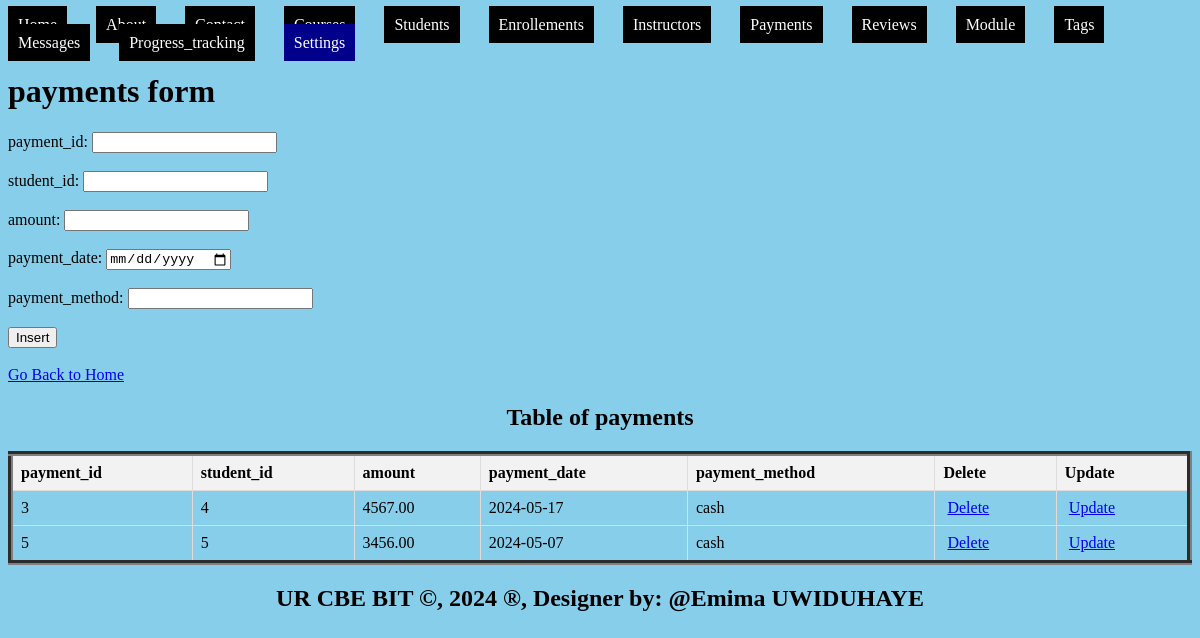
Page /WEB_EXAM/Payments.php on the committed database.
### tables this page shows
CREATE TABLE `payments` (
  `payment_id` int(11) NOT NULL,
  `student_id` int(11) DEFAULT NULL,
  `amount` decimal(10,2) DEFAULT NULL,
  `payment_date` date DEFAULT NULL,
  `payment_method` varchar(20) DEFAULT NULL
);

### WEB_EXAM/Payments.php (the view, shortened to what this page needs)
<!DOCTYPE html>
<html>
<head>
</head>
<body bgcolor="skyblue">
    <ul style="list-style-type: none; padding: 0;">
    <li style="display: inline; margin-right: 10px;"><a href="./home.html" style="padding: 10px; color: white; background-color:  black; text-decoration: none; margin-right: 15px;">Home</a></li>
    <li style="display: inline; margin-right: 10px;"><a href="./about.html" style="padding: 10px; color: white; background-color:   black; text-decoration: none; margin-right: 15px;">About</a></li>
    <li style="display: inline; margin-right: 10px;"><a href="./contact.html" style="padding: 10px; color: white; background-color: black; text-decoration: none; margin-right: 15px;">Contact</a></li>
    <li style="display: inline; margin-right: 10px;"><a href="./Courses.php" style="padding: 10px; color: white; background-color:   black; text-decoration: none; margin-right: 15px;">Courses</a></li>
    <li style="display: inline; margin-right: 10px;"><a href="./Students.php" style="padding: 10px; color: white; background-color: black;text-decoration: none; margin-right: 15px;">Students</a></li>
    <li style="display: inline; margin-right: 10px;"><a href="./Enrollements.php" style="padding: 10px; color: white; background-color:  black; text-decoration: none; margin-right: 15px;">Enrollements</a></li>
    <li style="display: inline; margin-right: 10px;"><a href="./Instructors.php" style="padding: 10px; color: white; background-color:   black; text-decoration: none; margin-right: 15px;">Instructors</a></li>
    <li style="display: inline; margin-right: 10px;"><a href="./Payments.php" style="padding: 10px; color: white; background-color:  black;text-decoration: none; margin-right: 15px;">Payments</a></li>
    <li style="display: inline; margin-right: 10px;"><a href="./Reviews.php" style="padding: 10px; color: white; background-color:   black; text-decoration: none; margin-right: 15px;">Reviews</a></li>
    <li style="display: inline; margin-right: 10px;"><a href="./Modules.php" style="padding: 10px; color: white; background-color: black;text-decoration: none; margin-right: 15px;">Module</a></li>
    <li style="display: inline; margin-right: 10px;"><a href="./Tags.php" style="padding: 10px; color: white; background-color:   black; text-decoration: none; margin-right: 15px;">Tags</a></li>
     <li style="display: inline; margin-right: 10px;"><a href="./Messages.php" style="padding: 10px; color: white; background-color:  black; text-decoration: none; margin-right: 15px;">Messages</a></li>
    <li style="display: inline; margin-right: 10px;"><a href="./Progress_tracking.php" style="padding: 10px; color: white; background-color:  black; text-decoration: none; margin-right: 15px;">Progress_tracking</a></li>
    <li class="dropdown" style="display: inline; margin-right: 10px;">
      <a href="#" style="padding: 10px; color: white; background-color: darkblue; text-decoration: none; margin-right: 15px;">Settings</a>
    </li>
  </ul>
        <h1>payments form </h1>
<form method="post" onsubmit="return confirmInsert();">
    <label for="payment_id">payment_id:</label>
<input type="number" id="payment_id"name="message_id" required><br><br>
<label for="student_id">student_id:</label>
<input type="number" id="student_id"name="student_id" required><br><br>
<label for="amount">amount:</label>
<input type="number" id="amount"name="amount" required><br><br>
<label for="payment_date">payment_date:</label>
<input type="date" id="payment_date"name="payment_date" required><br><br>
<label for="payment_method">payment_method:</label>
<input type="text" id="payment_method"name="payment_method" required><br><br>
<input type="submit" name="add" value="Insert"><br><br>
<a href="./home.html">Go Back to Home</a>
</form>
<!DOCTYPE html>
<html>
<head>
</head>
<body>
    <center><h2>Table of payments</h2></center>
    <table border="5">
        <tr>
            <th>payment_id </th>
            <th>student_id</th>
            <th>amount</th>
            <th>payment_date</th>
            <th>payment_method</th>
           <th>Delete</th>
            <th>Update</th>
        </tr>
        <?php
    include('connection.php');
        $sql = "SELECT * FROM payments";
        $result = $connection->query($sql);
        if ($result->num_rows > 0) {
            while ($row = $result->fetch_assoc()) {
                $payment_id  = $row['payment_id'];
                echo "<tr>
                    <td>" . $row['payment_id']."</td>
                    <td>" . $row['student_id']."</td>
                     <td>" . $row['amount']."</td>
                     <td>" . $row['payment_date']."</td>
                     <td>" . $row['payment_method']."</td>
                    <td><a style='padding:4px' href='delete_payments.php?payment_id=$payment_id'>Delete</a></td>
                    <td><a style='padding:4px' href='update_payments.php?payment_id=$payment_id'>Update</a></td>
                </tr>";
            }
        } else {
            echo "<tr><td colspan='5'>No data found</td></tr>";
        }
        ?>
    </table>
</body>
<footer>
  <center>
    <b><h2>UR CBE BIT &copy, 2024 &reg, Designer by: @Emima UWIDUHAYE</h2></b>
  </center>
</footer>
</body>
</html>

### WEB_EXAM/Payments.php (style rules this page uses)
.dropdown { position: relative; display: inline; margin-right: 10px; }
table { width: 100%; border-collapse: collapse; }
th, td { border: 1px solid #ddd; padding: 8px; text-align: left; }
th { background-color: #f2f2f2; }

### rows in the picture
payments: payment_id "3", student "4", amount "4567.00", payment_date "2024-05-17", payment_method "cash"
payments: payment_id "5", student "5", amount "3456.00", payment_date "2024-05-07", payment_method "cash"
